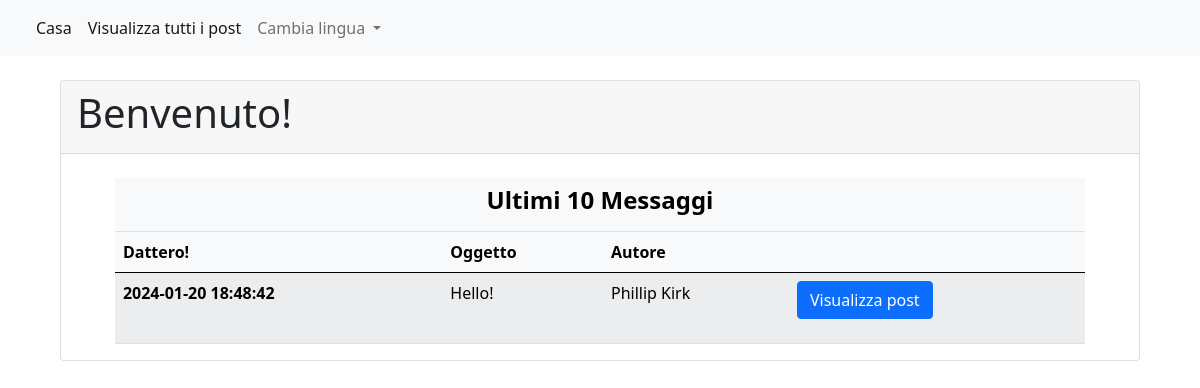
/blog/index.php?lang=it, run on the app's committed database.
### tables this page shows
CREATE TABLE IF NOT EXISTS `posts` (
  `id` int(11) NOT NULL AUTO_INCREMENT,
  `subject` varchar(255) NOT NULL,
  `content` longtext NOT NULL,
  `author` varchar(255) NOT NULL,
  `created` timestamp NOT NULL DEFAULT current_timestamp(),
  `updated` timestamp NOT NULL DEFAULT current_timestamp() ON UPDATE current_timestamp(),
  PRIMARY KEY (`id`)
);

### lib/lang/it.php (called while the page is built)
<?php
    $loc["author"] = "Autore";
    $loc["date"] = "Dattero!";
    $loc["delete"] = "Cancellare";
    $loc["last_10_posts"] = "Ultimi 10 Messaggi";
    $loc["subject"] = "Oggetto";
    $loc["view_post"] = "Visualizza post";
    $loc["welcome"] = "Benvenuto!";
    $loc["access_log"] = "Registro degli accessi";
    $loc["clear_log"] = "Cancella registro";
    $loc["status"] = "Stato";
    $loc["timestamp"] = "Timestamp";
    $loc["username"] = "Nome utente";
    $loc["change_language"] = "Cambia lingua";
    $loc["create_new_user"] = "Crea nuovo utente";
    $loc["english"] =  "Inglese";
    $loc["german"] = "Tedesco";
    $loc["home"] = "Casa";
    $loc["italian"] = "Italliano";
    $loc["logout"] = "Logout";
    $loc["new_post"] = "Nuovo post";
    $loc["reset_password"] = "Reimposta password";
    $loc["spanish"] = "Spagnolo";
    $loc["view_all_posts"] ="Visualizza tutti i post";
    $loc["on"] = "su";
    $loc["post_subject"] = "Oggetto dell'articolo";
    $loc["posted_by"] = "Pubblicato da";

### blog/index.php (the view, shortened to what this page needs)
<?php require_once $_SERVER['DOCUMENT_ROOT'] . '/lib/templates/GLOBAL_HEADER.php'; ?>
            <div class="card-header">
                <h1><?php echo $loc['welcome']; ?></h1>
            </div>
        <br>
        <table class="table table-light table-striped" style="width: 90%; margin-left: 5%;">
            <thead>
                <tr>
                    <?php
                        if (key_exists('username', $_SESSION)) {
                            echo '<th colspan="5"><center><h4><strong>' . $loc['last_10_posts'] . '</strong></h4></center></th>';
                        } else {
                            echo '<th colspan="4"><center><h4><strong>' . $loc['last_10_posts'] . '</strong></h4></center></th>';
                        }
                        ?>
                </tr>
                <tr>
                    <th scope="col"><?php echo $loc['date']; ?></th>
                    <th scope="col"><?php echo $loc['subject']; ?></th>
                    <th scope="col"><?php echo $loc['author']; ?></th>
                    <?php
                        if (key_exists('username', $_SESSION)) {
                            echo '<th scope="col" colspan="2"></th>';
                        } else {
                            echo '<th scope="col"></th>';
                        }
                        ?>
                </tr>
            </thead>
            <tbody>
                <?php
                    $sql = "SELECT * FROM posts ORDER BY id DESC LIMIT 10";
                    $result = $link->query($sql);
                    if ($result->num_rows > 0) {
                        while($row = $result->fetch_assoc()) {
                            echo "<tr>";
                                echo '<th scope="row">' . $row['created'] . '</th>';
                                echo '<td>' . $row['subject'] . '</td>';
                                echo '<td>'. $row['author'] . '</td>';
                                echo '<td><a class="btn btn-primary mb-3" href="post?pid=' . $row['id'] . '">' . $loc['view_post'] . '</a></td>';
                            echo '</tr>';
                        }
                    }
                ?>
            </tbody>
        </table>
        <?php require_once $_SERVER['DOCUMENT_ROOT'] . '/lib/templates/GLOBAL_FOOTER.php'; ?>

### data on the page
posts: created "2024-01-20 18:48:42", subject "Hello!", author "Phillip Kirk"

### other printed values
$loc['home'] "Casa"
$loc['view_all_posts'] "Visualizza tutti i post"
$loc['change_language'] "Cambia lingua"
$loc['welcome'] "Benvenuto!"
$loc['last_10_posts'] "Ultimi 10 Messaggi"
$loc['date'] "Dattero!"
$loc['subject'] "Oggetto"
$loc['author'] "Autore"
